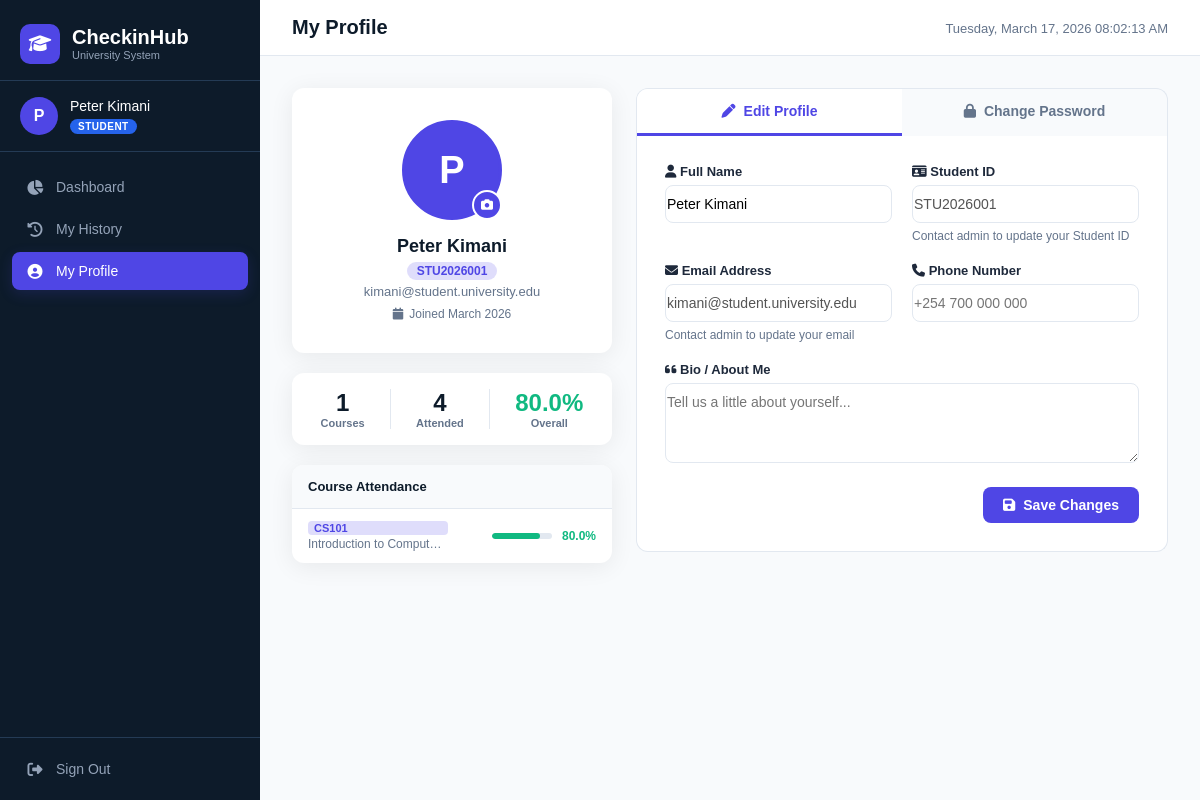
The app's page /student/profile (signed in) with its own data.
### app/models/user_model.py (models this page shows, shortened)
class User(UserMixin, db.Model):
    __tablename__ = 'users'
    id = db.Column(db.Integer, primary_key=True)
    full_name = db.Column(db.String(150), nullable=False)
    email = db.Column(db.String(150), unique=True, nullable=False)
    student_id = db.Column(db.String(50), unique=True, nullable=True)
    password_hash = db.Column(db.String(256), nullable=False)
    role = db.Column(db.String(20), nullable=False, default='student')  # admin, lecturer, student
    is_active = db.Column(db.Boolean, default=True)
    profile_picture = db.Column(db.String(300), nullable=True)
    bio = db.Column(db.String(300), nullable=True)
    phone = db.Column(db.String(30), nullable=True)
    created_at = db.Column(db.DateTime, default=datetime.utcnow)
    enrollments = db.relationship(
        'Enrollment',
        backref='student',
        lazy='dynamic',
        cascade='all, delete-orphan',
        foreign_keys='Enrollment.student_id'
    )
    attendance_records = db.relationship(
        'AttendanceRecord',
        backref='student',
        lazy='dynamic',
        cascade='all, delete-orphan'
    )
    courses_teaching = db.relationship(
        'Course',
        backref='lecturer',
        lazy='dynamic',
        foreign_keys='Course.lecturer_id'
    )

### app/models/course_model.py (models this page shows, shortened)
class Course(db.Model):
    __tablename__ = 'courses'
    id = db.Column(db.Integer, primary_key=True)
    course_code = db.Column(db.String(20), unique=True, nullable=False)
    course_name = db.Column(db.String(200), nullable=False)
    department = db.Column(db.String(100), nullable=False)
    semester = db.Column(db.String(50), nullable=False)
    lecturer_id = db.Column(db.Integer, db.ForeignKey('users.id'), nullable=True)
    created_at = db.Column(db.DateTime, default=datetime.utcnow)
    enrollments = db.relationship(
        'Enrollment',
        backref='course',
        lazy='dynamic',
        cascade='all, delete-orphan'
    )
    sessions = db.relationship(
        'AttendanceSession',
        backref='course',
        lazy='dynamic',
        cascade='all, delete-orphan'
    )

### app/routes/student_routes.py (the view)
@student_bp.route('/profile')
@login_required
@role_required('student')
def profile():
    summary = get_student_attendance_summary(current_user.id)
    total_attended = sum(s['attended'] for s in summary)
    total_sessions = sum(s['total_sessions'] for s in summary)
    overall_pct = 0
    if summary:
        valid = [s for s in summary if s['total_sessions'] > 0]
        overall_pct = round(sum(s['percentage'] for s in valid) / len(valid), 1) if valid else 0
    return render_template('student/profile.html',
        summary=summary,
        total_attended=total_attended,
        total_sessions=total_sessions,
        overall_pct=overall_pct)

### app/models/user_model.py (called while the page is built)
@login_manager.user_loader
def load_user(user_id):
    return User.query.get(int(user_id))

### app/services/attendance_service.py (called while the page is built)
def calculate_attendance_percentage(student_id, course_id):
    total_sessions = AttendanceSession.query.filter_by(course_id=course_id).count()
    if total_sessions == 0:
        return 0.0
    attended = AttendanceRecord.query.join(AttendanceSession).filter(
        AttendanceRecord.student_id == student_id,
        AttendanceSession.course_id == course_id
    ).count()
    return round((attended / total_sessions) * 100, 1)

### app/utils/helpers.py (called while the page is built)
def role_required(*roles):
    def decorator(f):
        @wraps(f)
        def decorated_function(*args, **kwargs):
            if not current_user.is_authenticated:
                return redirect(url_for('auth.login'))
            if current_user.role not in roles:
                flash('Access denied. Insufficient permissions.', 'danger')
                return redirect(url_for('auth.login'))
            return f(*args, **kwargs)
        return decorated_function
    return decorator

### app/templates/student/profile.html (shortened to what this page needs)
{% extends 'base.html' %}
{% block page_title %}My Profile{% endblock %}
{% block content %}
<div class="profile-page">
  <div class="profile-left">
    <div class="profile-avatar-card">
      <div class="avatar-wrapper" id="avatarWrapper">
        {% if current_user.profile_picture %}
        <img src="{{ url_for('static', filename='avatars/' + current_user.profile_picture) }}" alt="Profile"
          class="avatar-img" id="avatarPreview" />
        {% else %}
        <div class="avatar-initials" id="avatarInitials">
          {{ current_user.full_name[0].upper() }}
        </div>
        {% endif %}
        <label class="avatar-edit-btn" for="profilePicInput" title="Change photo">
          <i class="fas fa-camera"></i>
        </label>
      </div>
      <div class="profile-name">{{ current_user.full_name }}</div>
      <div class="profile-id">{{ current_user.student_id or 'No ID set' }}</div>
      <div class="profile-email">{{ current_user.email }}</div>
      <div class="profile-joined">
        <i class="fas fa-calendar"></i>
        Joined {{ current_user.created_at.strftime('%B %Y') }}
      </div>
    </div>
    <div class="profile-stats-card">
      <div class="pstat">
        <div class="pstat-value">{{ summary|length }}</div>
        <div class="pstat-label">Courses</div>
      </div>
      <div class="pstat">
        <div class="pstat-value">{{ total_attended }}</div>
        <div class="pstat-label">Attended</div>
      </div>
      <div class="pstat">
        <div class="pstat-value {% if overall_pct >= 75 %}good{% else %}bad{% endif %}">
          {{ overall_pct }}%
        </div>
        <div class="pstat-label">Overall</div>
      </div>
    </div>
    {% if summary %}
    <div class="profile-course-list">
      <div class="pcl-title">Course Attendance</div>
      {% for s in summary %}
      <div class="pcl-item">
        <div class="pcl-left">
          <span class="pcl-code">{{ s.course.course_code }}</span>
          <span class="pcl-name">{{ s.course.course_name }}</span>
        </div>
        <div class="pcl-right">
          <div class="mini-progress">
            <div class="mini-bar {% if s.percentage >= 75 %}mp-good{% else %}mp-bad{% endif %}"
              style="width:{{ s.percentage }}%"></div>
          </div>
          <span class="pcl-pct {% if s.percentage >= 75 %}good{% else %}bad{% endif %}">
            {{ s.percentage }}%
          </span>
        </div>
      </div>
      {% endfor %}
    </div>
    {% endif %}
  </div>
  <div class="profile-right">
    <div class="profile-tabs">
      <button class="ptab active" data-tab="edit">
        <i class="fas fa-pen"></i> Edit Profile
      </button>
      <button class="ptab" data-tab="password">
        <i class="fas fa-lock"></i> Change Password
      </button>
    </div>
    <div class="ptab-content active" id="tab-edit">
      <form method="POST" action="{{ url_for('student.update_profile') }}" enctype="multipart/form-data"
        id="profileForm">
        <div class="profile-form-grid">
          <div class="form-group">
            <label><i class="fas fa-user"></i> Full Name</label>
            <input type="text" name="full_name" class="form-control" value="{{ current_user.full_name }}" required />
          </div>
          <div class="form-group">
            <label><i class="fas fa-id-card"></i> Student ID</label>
            <input type="text" class="form-control" value="{{ current_user.student_id or '' }}" disabled
              title="Student ID can only be changed by admin" />
            <small>Contact admin to update your Student ID</small>
          </div>
          <div class="form-group">
            <label><i class="fas fa-envelope"></i> Email Address</label>
            <input type="email" class="form-control" value="{{ current_user.email }}" disabled
              title="Email can only be changed by admin" />
            <small>Contact admin to update your email</small>
          </div>
          <div class="form-group">
            <label><i class="fas fa-phone"></i> Phone Number</label>
            <input type="text" name="phone" class="form-control" value="{{ current_user.phone or '' }}"
              placeholder="+254 700 000 000" />
          </div>
          <div class="form-group full-width">
            <label><i class="fas fa-quote-left"></i> Bio / About Me</label>
            <textarea name="bio" class="form-control" rows="3"
              placeholder="Tell us a little about yourself...">{{ current_user.bio or '' }}</textarea>
          </div>
        </div>
        <div class="form-actions">
          <button type="submit" class="btn-primary">
            <i class="fas fa-save"></i> Save Changes
          </button>
        </div>
      </form>
    </div>
  </div>
</div>
{% endblock %}

### app/templates/base.html (shortened to what this page needs)
<!DOCTYPE html>
<html lang="en">
<head>
  <link rel="stylesheet" href="https://cdnjs.cloudflare.com/ajax/libs/font-awesome/6.5.0/css/all.min.css" />
  <link rel="stylesheet" href="{{ url_for('static', filename='css/main.css') }}" />
</head>
<body>
  {% if current_user.is_authenticated %}
  <div class="layout">
    <aside class="sidebar" id="sidebar">
      <div class="sidebar-header">
        <div class="logo">
          <div class="logo-icon"><i class="fas fa-graduation-cap"></i></div>
          <div>
            <div class="logo-title">CheckinHub</div>
            <div class="logo-sub">University System</div>
          </div>
        </div>
      </div>
      <div class="user-card">
        {% if current_user.profile_picture %}
      <div class="user-avatar avatar-photo">
        <img src="{{ url_for('static', filename='avatars/' + current_user.profile_picture) }}" alt="avatar" />
      </div>
      {% else %}
      <div class="user-avatar">{{ current_user.full_name[0].upper() }}</div>
      {% endif %}
        <div class="user-info">
          <div class="user-name">{{ current_user.full_name }}</div>
          <div class="user-badge {{ current_user.role }}">{{ current_user.role.capitalize() }}</div>
        </div>
      </div>
      <nav class="sidebar-nav">
        {% if current_user.role == 'admin' %}
        <a href="{{ url_for('admin.dashboard') }}" class="nav-item {% if request.endpoint == 'admin.dashboard' %}active{% endif %}"><i class="fas fa-chart-pie"></i><span>Dashboard</span></a>
        <a href="{{ url_for('admin.users') }}" class="nav-item {% if 'user' in request.endpoint %}active{% endif %}"><i class="fas fa-users"></i><span>Users</span></a>
        <a href="{{ url_for('admin.courses') }}" class="nav-item {% if 'course' in request.endpoint %}active{% endif %}"><i class="fas fa-book-open"></i><span>Courses</span></a>
        <a href="{{ url_for('admin.enrollments') }}" class="nav-item {% if 'enrollment' in request.endpoint %}active{% endif %}"><i class="fas fa-user-plus"></i><span>Enrollments</span></a>
        <a href="{{ url_for('admin.reports') }}" class="nav-item {% if 'report' in request.endpoint %}active{% endif %}"><i class="fas fa-file-alt"></i><span>Reports</span></a>
        <a href="{{ url_for('admin.profile') }}" class="nav-item {% if 'profile' in request.endpoint %}active{% endif %}"><i class="fas fa-circle-user"></i><span>My Profile</span></a>
        {% elif current_user.role == 'student' %}
        <a href="{{ url_for('student.dashboard') }}" class="nav-item {% if request.endpoint == 'student.dashboard' %}active{% endif %}"><i class="fas fa-chart-pie"></i><span>Dashboard</span></a>
        <a href="{{ url_for('student.history') }}" class="nav-item {% if 'history' in request.endpoint %}active{% endif %}"><i class="fas fa-clock-rotate-left"></i><span>My History</span></a>
        <a href="{{ url_for('student.profile') }}" class="nav-item {% if 'profile' in request.endpoint %}active{% endif %}"><i class="fas fa-circle-user"></i><span>My Profile</span></a>
        {% endif %}
      </nav>
      <div class="sidebar-footer">
        <a href="{{ url_for('auth.logout') }}" class="nav-item logout"><i class="fas fa-right-from-bracket"></i><span>Sign Out</span></a>
      </div>
    </aside>
    <main class="main-content">
      <div class="topbar">
        <div class="page-title">{% block page_title %}Dashboard{% endblock %}</div>
        <div class="topbar-right"><span class="topbar-date" id="liveDate"></span></div>
      </div>
      <div class="content-area">{% block content %}{% endblock %}</div>
    </main>
  </div>
  {% endif %}
</body>
</html>

### records on screen
User: full_name "P", full_name "Peter Kimani", role "STUDENT", student "STU2026001", email "kimani@student.university.edu", created_at "March 2026", is_active True (drawn)
Course: course.course_code "CS101", course.course_name "Introduction to Comput…"

### other values on screen
{{ summary|length }} "1"
{{ total_attended }} "4"
{{ overall_pct }} "80.0"
{{ s.percentage }} "80.0"
